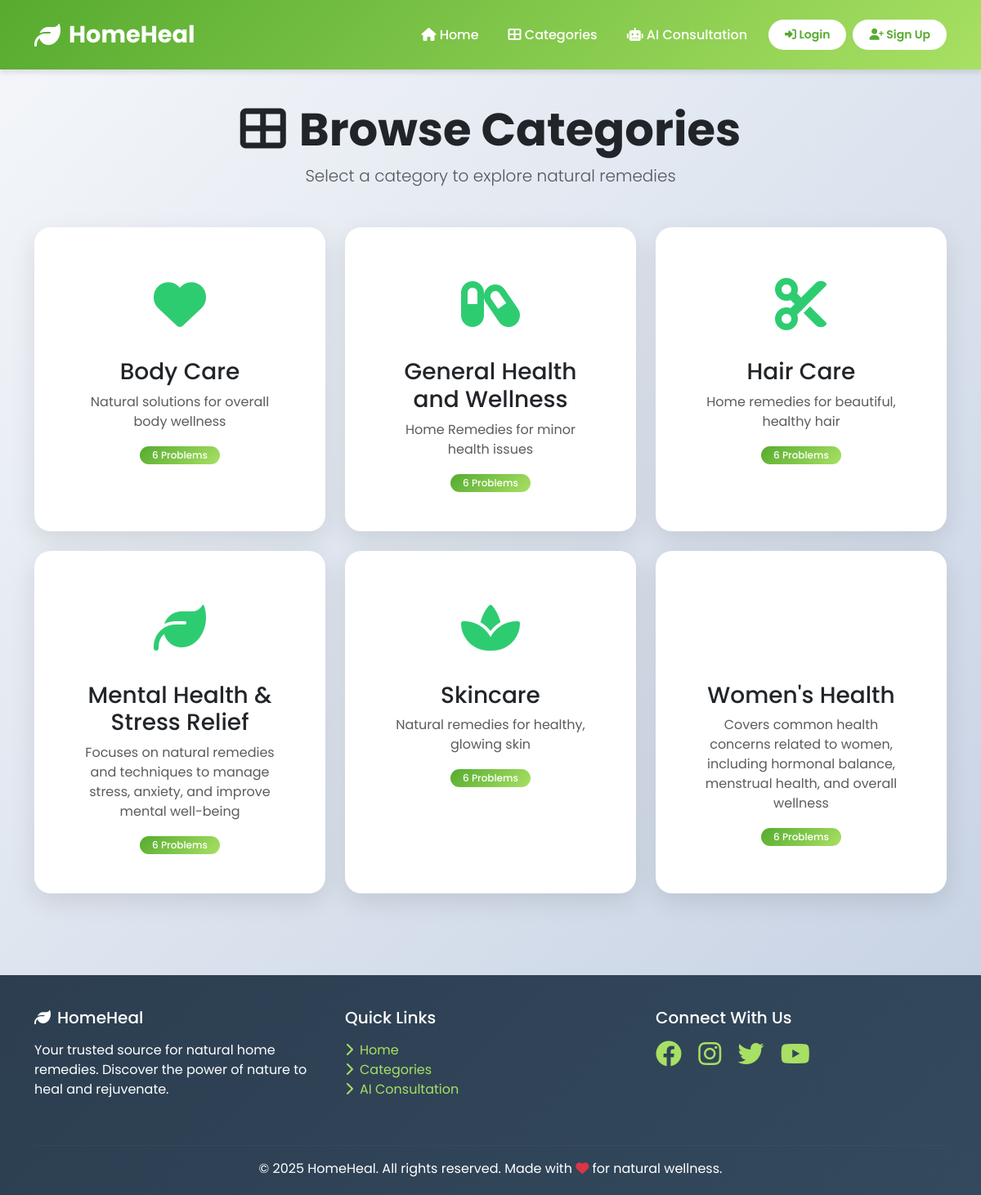
The page /categories/ on the database as committed earlier.
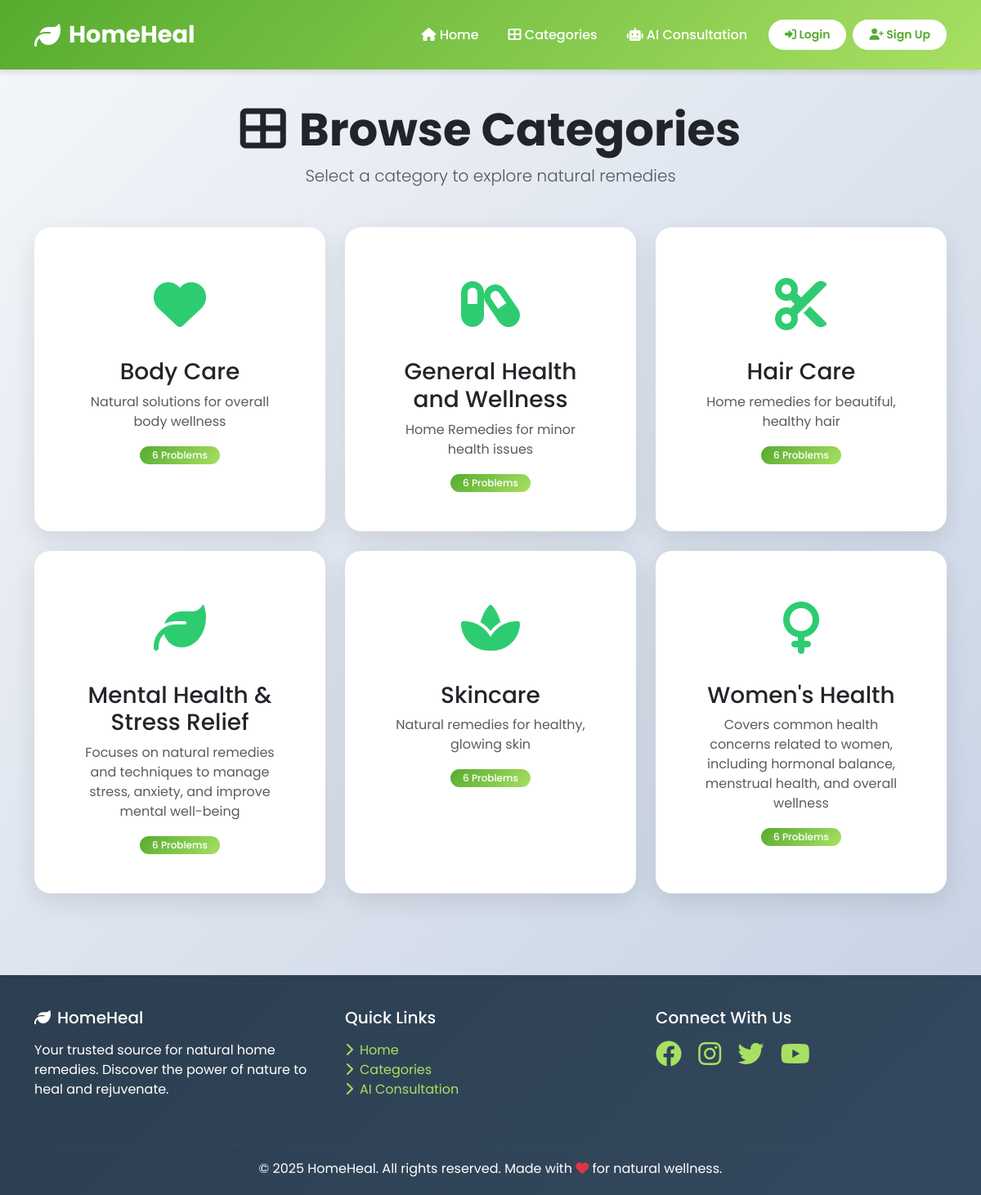
The same page on the database as committed later.
### remedies/models.py (models this page shows, shortened)
class Category(models.Model):
    name = models.CharField(max_length=50)
    description = models.TextField(blank=True)
    icon = models.CharField(max_length=50, blank=True)  # For Font Awesome icons
    slug = models.SlugField(unique=True)
    created_at = models.DateTimeField(auto_now_add=True)
    class Meta:
        verbose_name_plural = "Categories"
        ordering = ['name']

### remedies/views.py (the view)
# urls.py: path('categories/', remedy_views.categories_view, name='categories'),
def categories_view(request):
    categories = Category.objects.annotate(problem_count=Count('problems'))
    return render(request, 'remedies/categories.html', {'categories': categories})

### templates/remedies/categories.html (shortened to what this page needs)
{% extends 'base.html' %}
{% block content %}
<div class="container">
    <div class="text-center mb-5">
        <h1 class="display-4 fw-bold">
            <i class="fas fa-th-large me-3"></i>Browse Categories
        </h1>
        <p class="lead text-muted">Select a category to explore natural remedies</p>
    </div>
    <div class="row g-4">
        {% for category in categories %}
        <div class="col-md-4">
            <a href="{% url 'category_detail' category.slug %}" class="text-decoration-none">
                <div class="card h-100">
                    <div class="card-body text-center p-5">
                        <div style="font-size: 4rem; color: var(--primary-color);">
                            {% if category.icon %}
                                <i class="fas {{ category.icon }}"></i>
                            {% else %}
                                <i class="fas fa-leaf"></i>
                            {% endif %}
                        </div>
                        <h3 class="card-title mt-3">{{ category.name }}</h3>
                        <p class="text-muted">{{ category.description }}</p>
                        <span class="badge badge-custom">
                            {{ category.problem_count }} Problem{{ category.problem_count|pluralize }}
                        </span>
                    </div>
                </div>
            </a>
        </div>
        {% endfor %}
    </div>
</div>
{% endblock %}

### templates/base.html (shortened to what this page needs)
<!DOCTYPE html>
<html lang="en">
<head>
    <link href="https://cdn.jsdelivr.net/npm/bootstrap@5.3.0/dist/css/bootstrap.min.css" rel="stylesheet">
    <link rel="stylesheet" href="https://cdnjs.cloudflare.com/ajax/libs/font-awesome/6.4.0/css/all.min.css">
</head>
<body>
    <nav class="navbar navbar-expand-lg navbar-dark sticky-top">
        <div class="container">
            <a class="navbar-brand" href="{% url 'home' %}">
                <i class="fas fa-leaf"></i>
                HomeHeal
            </a>
            <div class="collapse navbar-collapse" id="navbarNav">
                <ul class="navbar-nav ms-auto align-items-center">
                    <li class="nav-item">
                        <a class="nav-link" href="{% url 'home' %}">
                            <i class="fas fa-home"></i> Home
                        </a>
                    </li>
                    <li class="nav-item">
                        <a class="nav-link" href="{% url 'categories' %}">
                            <i class="fas fa-th-large"></i> Categories
                        </a>
                    </li>
                    <li class="nav-item">
                        <a class="nav-link" href="{% url 'ai_consultation' %}">
                            <i class="fas fa-robot"></i> AI Consultation
                        </a>
                    </li>
                    {% if user.is_authenticated %}
                        <li class="nav-item">
                            <a class="nav-link" href="{% url 'favorites' %}">
                                <i class="fas fa-heart"></i> Favorites
                            </a>
                        </li>
                        <li class="nav-item">
                            <a class="nav-link" href="{% url 'profile' %}">
                                <i class="fas fa-user"></i> Profile
                            </a>
                        </li>
                        <li class="nav-item ms-2">
                            <a href="{% url 'logout' %}" class="btn btn-custom btn-sm">
                                <i class="fas fa-sign-out-alt"></i> Logout
                            </a>
                        </li>
                    {% else %}
                        <li class="nav-item ms-2">
                            <a href="{% url 'login' %}" class="btn btn-custom btn-sm me-2">
                                <i class="fas fa-sign-in-alt"></i> Login
                            </a>
                        </li>
                        <li class="nav-item">
                            <a href="{% url 'signup' %}" class="btn btn-custom btn-sm">
                                <i class="fas fa-user-plus"></i> Sign Up
                            </a>
                        </li>
                    {% endif %}
                </ul>
            </div>
        </div>
    </nav>
    <div class="content-wrapper">
        {% block content %}{% endblock %}
    </div>
    <footer class="footer">
        <div class="container">
            <div class="row">
                <div class="col-md-4 mb-4">
                    <h5 class="mb-3">
                        <i class="fas fa-leaf me-2"></i>HomeHeal
                    </h5>
                    <p>Your trusted source for natural home remedies. Discover the power of nature to heal and rejuvenate.</p>
                </div>
                <div class="col-md-4 mb-4">
                    <h5 class="mb-3">Quick Links</h5>
                    <ul class="list-unstyled">
                        <li><a href="{% url 'home' %}"><i class="fas fa-chevron-right me-2"></i>Home</a></li>
                        <li><a href="{% url 'categories' %}"><i class="fas fa-chevron-right me-2"></i>Categories</a></li>
                        <li><a href="{% url 'ai_consultation' %}"><i class="fas fa-chevron-right me-2"></i>AI Consultation</a></li>
                    </ul>
                </div>
                <div class="col-md-4 mb-4">
                    <h5 class="mb-3">Connect With Us</h5>
                    <div class="social-links">
                        <a href="#" class="me-3"><i class="fab fa-facebook fa-2x"></i></a>
                        <a href="#" class="me-3"><i class="fab fa-instagram fa-2x"></i></a>
                        <a href="#" class="me-3"><i class="fab fa-twitter fa-2x"></i></a>
                        <a href="#"><i class="fab fa-youtube fa-2x"></i></a>
                    </div>
                </div>
            </div>
            <hr style="border-color: rgba(255,255,255,0.1);">
            <div class="text-center">
                <p class="mb-0">&copy; 2025 HomeHeal. All rights reserved. Made with <i class="fas fa-heart text-danger"></i> for natural wellness.</p>
            </div>
        </div>
    </footer>
</body>
</html>

### templates/base.html (style rules this page uses)
:root { --primary-color: #2ecc71; --secondary-color: #27ae60; --accent-color: #3498db; --dark-color: #2c3e50; --light-color: #ecf0f1; --gradient-start: #56ab2f; --gradient-end: #a8e063; }
* { margin: 0; padding: 0; box-sizing: border-box; }
body { font-family: 'Poppins', sans-serif; background: linear-gradient(135deg, #f5f7fa 0%, #c3cfe2 100%); min-height: 100vh; }
.navbar { background: linear-gradient(135deg, var(--gradient-start) 0%, var(--gradient-end) 100%); box-shadow: 0 4px 6px rgba(0,0,0,0.1); padding: 1rem 0; }
.navbar-brand { font-weight: 700; font-size: 1.8rem; color: white !important; display: flex; align-items: center; gap: 10px; }
.navbar-brand i { font-size: 2rem; }
.nav-link { color: white !important; font-weight: 500; margin: 0 10px; transition: all 0.3s ease; position: relative; }
.nav-link::after { content: ''; position: absolute; bottom: 0; left: 50%; width: 0; height: 2px; background: white; transition: all 0.3s ease; transform: translateX(-50%); }
.btn-custom { background: white; color: var(--gradient-start); border: none; padding: 8px 20px; border-radius: 25px; font-weight: 600; transition: all 0.3s ease; }
.content-wrapper { min-height: calc(100vh - 200px); padding: 40px 0; }
.card { border: none; border-radius: 20px; box-shadow: 0 10px 30px rgba(0,0,0,0.1); transition: all 0.3s ease; overflow: hidden; }
.footer { background: linear-gradient(135deg, var(--dark-color) 0%, #34495e 100%); color: white; padding: 40px 0 20px; margin-top: 60px; }
.footer a { color: var(--gradient-end); text-decoration: none; transition: all 0.3s ease; }
.badge-custom { background: linear-gradient(135deg, var(--gradient-start) 0%, var(--gradient-end) 100%); padding: 5px 15px; border-radius: 20px; font-weight: 500; }

Rows that differ between the two databases and show on the page:
changed Category "Women's Health": icon "fa-woman" → "fa-venus" (drawn)
